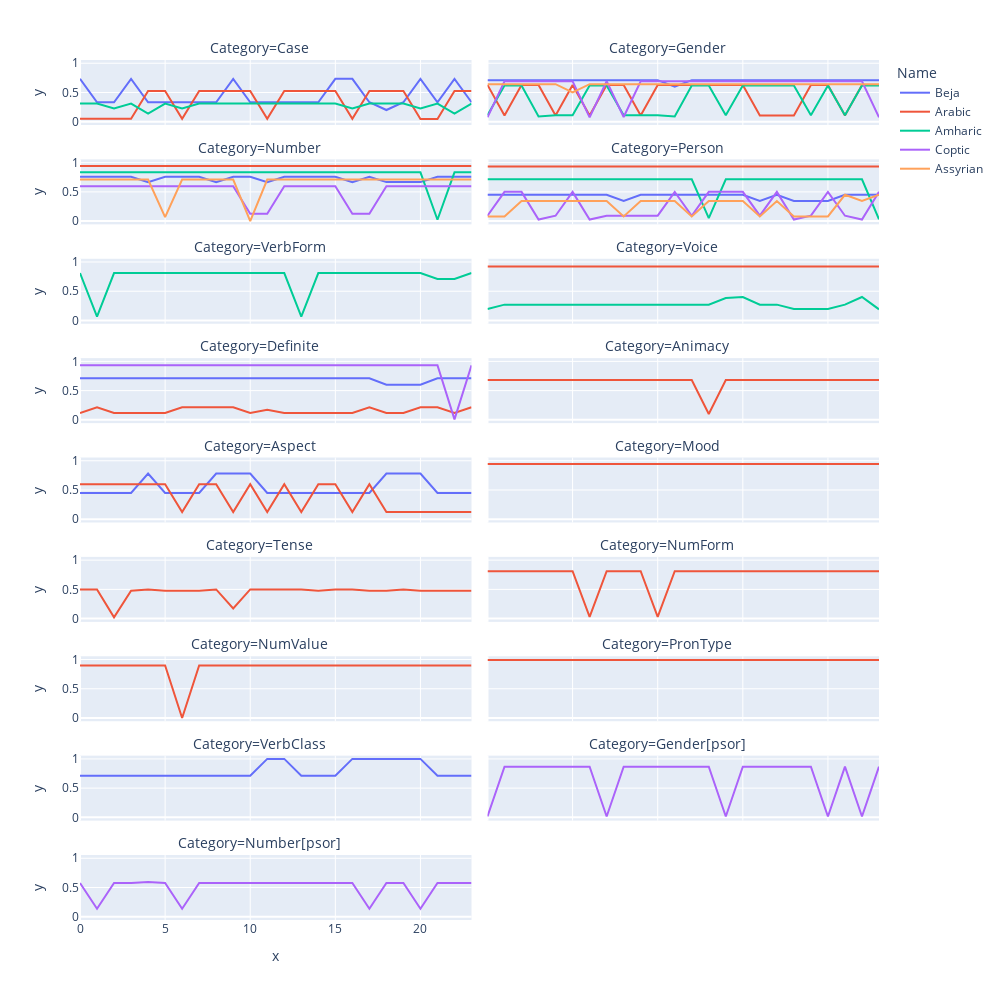

The notebook cell saved with this chart:
### Code cell
def update_output(family):
    df_spec = pd.DataFrame(columns = ['Name', 'x', 'y', 'Category'])
    df_spec2 = pd.DataFrame(columns = ['Name', 'x', 'y', 'Category'])
    new_lst = structure[family]

    for el in new_lst:
        df_temp = df1.loc[df1['Name'].isin([el])]
        frames = [df_spec, df_temp]
        df_spec = pd.concat(frames)

    for cat in df_spec['Category'].unique().tolist():
        a = df_spec.loc[df_spec['Category'].isin([cat])]
        
        if len(a['Name'].unique().tolist()) > 2:
            curves = {}

            for index, raw in df_spec.iterrows():
                if raw['Category'] not in curves.keys():
                    curves[raw['Category']] = {}
                if raw['Name'] not in curves[raw['Category']].keys():
                    curves[raw['Category']][raw['Name']] = []
                point = (raw['x'], raw['y'])
                curves[raw['Category']][raw['Name']].append(point)

            distances = {}
            distances[cat] = {}
            nam_line = list(curves[cat].keys())
            for b in range(len(curves[cat].keys())):
                nam_line_spec = list(curves[cat].keys())
                del nam_line_spec[b]
                line_1 = curves[cat][nam_line[b]]
                lang_1 = nam_line[b]
                for name in nam_line_spec:
                    line_2 = curves[cat][name]
                    lang_2 = name
                    compar_name1 = f'{lang_1}:{lang_2}'
                    compar_name2 = f'{lang_2}:{lang_1}'
                    if compar_name1 and compar_name2 not in distances[cat].keys():
                        distances[cat][compar_name1] = frechet_distance(line_1, line_2)

            distances = dict(sorted(distances[cat].items(), key=lambda x: -x[1]))
            compar_distances = {}
            count = 0
            dist_len = 0.8*len(distances.keys())
            pattern1 = int()
            for k in distances.keys():
                count += 1
                if pattern1 == 0:
                    pattern1 =  1.2*distances[k]
                n_index = k.index(':')
                lang1 = k[0:n_index]
                lang2 = k[n_index+1:]
                if distances[k] <= pattern1:
                    if count <= dist_len:
                        if lang1 not in compar_distances.keys():
                            compar_distances[lang1] = []
                            compar_distances[lang1].append(lang1)
                            compar_distances[lang1].append(lang2)
                        else:
                            compar_distances[lang1].append(lang2)
                        if lang2 not in compar_distances.keys():
                            compar_distances[lang2] = []
                            compar_distances[lang2].append(lang2)
                            compar_distances[lang2].append(lang1)
                        else:
                            compar_distances[lang2].append(lang1)
            compar_distances = dict(sorted(compar_distances.items(), key=lambda item: len(item[1])))
            [last] = collections.deque(compar_distances, maxlen=1)
            need_lang = compar_distances[last]
            
            if len(need_lang) >= 6:
                need_lang = need_lang[:6]

            for el in need_lang:
                b = df_spec2.loc[df_spec2['Category'].isin([cat])]
                b = b['Name'].unique().tolist()
                if el not in b:
                    df_temp = df_spec.loc[df_spec['Name'].isin([el])]
                    df_temp = df_temp.loc[df_temp['Category'].isin([cat])]
                    frames = [df_spec2, df_temp]
                    df_spec2 = pd.concat(frames)
             
        else:
            df_temp = df_spec[df_spec['Category'].isin([cat])]
            frames = [df_spec2, df_temp]
            df_spec2 = pd.concat(frames)


    fig = px.line(df_spec2, x='x', y='y', color='Name', facet_col='Category', facet_col_wrap=2, facet_row_spacing=0.04)
    fig['layout'].update(height=1000, width=1000)
    for annotation in fig['layout']['annotations']: 
        annotation['textangle']= 0
        annotation['x']= annotation['x'] - 0.02
        annotation['y'] += 0.001
        annotation['font']=dict(size = 14)
        
    return fig
update_output('Afro-Asiatic')

### Figure 1 — Plotly figure (JSON) as saved in the notebook; plotly's stock layout.template omitted (floating-point values rounded to 4 significant figures)
{"data": [{"hovertemplate": "Name=Beja<br>Category=Case<br>x=%{x}<br>y=%{y}<extra></extra>", "legendgroup": "Beja", "line": {"color": "#636efa", "dash": "solid"}, "marker": {"symbol": "circle"}, "mode": "lines", "name": "Beja", "orientation": "v", "showlegend": true, "type": "scatter", "x": [0, 1, 2, 3, 4, 5, 6, 7, 8, 9, 10, 11, 12, 13, 14, 15, 16, 17, 18, 19, 20, 21, 22, 23], "xaxis": "x17", "y": [0.733, 0.333, 0.333, 0.733, 0.333, 0.333, 0.333, 0.333, 0.333, 0.733, 0.333, 0.333, 0.333, 0.333, 0.333, 0.733, 0.733, 0.333, 0.2, 0.333, 0.733, 0.333, 0.733, 0.333], "yaxis": "y17"}, {"hovertemplate": "Name=Beja<br>Category=Gender<br>x=%{x}<br>y=%{y}<extra></extra>", "legendgroup": "Beja", "line": {"color": "#636efa", "dash": "solid"}, "marker": {"symbol": "circle"}, "mode": "lines", "name": "Beja", "orientation": "v", "showlegend": false, "type": "scatter", "x": [0, 1, 2, 3, 4, 5, 6, 7, 8, 9, 10, 11, 12, 13, 14, 15, 16, 17, 18, 19, 20, 21, 22, 23], "xaxis": "x18", "y": [0.711, 0.711, 0.711, 0.711, 0.711, 0.711, 0.711, 0.711, 0.711, 0.711, 0.711, 0.6, 0.711, 0.711, 0.711, 0.711, 0.711, 0.711, 0.711, 0.711, 0.711, 0.711, 0.711, 0.711], "yaxis": "y18"}, {"hovertemplate": "Name=Beja<br>Category=Number<br>x=%{x}<br>y=%{y}<extra></extra>", "legendgroup": "Beja", "line": {"color": "#636efa", "dash": "solid"}, "marker": {"symbol": "circle"}, "mode": "lines", "name": "Beja", "orientation": "v", "showlegend": false, "type": "scatter", "x": [0, 1, 2, 3, 4, 5, 6, 7, 8, 9, 10, 11, 12, 13, 14, 15, 16, 17, 18, 19, 20, 21, 22, 23], "xaxis": "x15", "y": [0.758, 0.758, 0.758, 0.758, 0.667, 0.758, 0.758, 0.758, 0.667, 0.758, 0.758, 0.667, 0.758, 0.758, 0.758, 0.758, 0.667, 0.758, 0.667, 0.667, 0.667, 0.758, 0.758, 0.758], "yaxis": "y15"}, {"hovertemplate": "Name=Beja<br>Category=Person<br>x=%{x}<br>y=%{y}<extra></extra>", "legendgroup": "Beja", "line": {"color": "#636efa", "dash": "solid"}, "marker": {"symbol": "circle"}, "mode": "lines", "name": "Beja", "orientation": "v", "showlegend": false, "type": "scatter", "x": [0, 1, 2, 3, 4, 5, 6, 7, 8, 9, 10, 11, 12, 13, 14, 15, 16, 17, 18, 19, 20, 21, 22, 23], "xaxis": "x16", "y": [0.45, 0.45, 0.45, 0.45, 0.45, 0.45, 0.45, 0.45, 0.343, 0.45, 0.45, 0.45, 0.45, 0.45, 0.45, 0.45, 0.343, 0.45, 0.343, 0.343, 0.343, 0.45, 0.45, 0.45], "yaxis": "y16"}, {"hovertemplate": "Name=Beja<br>Category=Definite<br>x=%{x}<br>y=%{y}<extra></extra>", "legendgroup": "Beja", "line": {"color": "#636efa", "dash": "solid"}, "marker": {"symbol": "circle"}, "mode": "lines", "name": "Beja", "orientation": "v", "showlegend": false, "type": "scatter", "x": [0, 1, 2, 3, 4, 5, 6, 7, 8, 9, 10, 11, 12, 13, 14, 15, 16, 17, 18, 19, 20, 21, 22, 23], "xaxis": "x11", "y": [0.711, 0.711, 0.711, 0.711, 0.711, 0.711, 0.711, 0.711, 0.711, 0.711, 0.711, 0.711, 0.711, 0.711, 0.711, 0.711, 0.711, 0.711, 0.6, 0.6, 0.6, 0.711, 0.711, 0.711], "yaxis": "y11"}, {"hovertemplate": "Name=Beja<br>Category=Aspect<br>x=%{x}<br>y=%{y}<extra></extra>", "legendgroup": "Beja", "line": {"color": "#636efa", "dash": "solid"}, "marker": {"symbol": "circle"}, "mode": "lines", "name": "Beja", "orientation": "v", "showlegend": false, "type": "scatter", "x": [0, 1, 2, 3, 4, 5, 6, 7, 8, 9, 10, 11, 12, 13, 14, 15, 16, 17, 18, 19, 20, 21, 22, 23], "xaxis": "x9", "y": [0.45, 0.45, 0.45, 0.45, 0.781, 0.45, 0.45, 0.45, 0.781, 0.781, 0.781, 0.45, 0.45, 0.45, 0.45, 0.45, 0.45, 0.45, 0.781, 0.781, 0.781, 0.45, 0.45, 0.45], "yaxis": "y9"}, {"hovertemplate": "Name=Beja<br>Category=VerbClass<br>x=%{x}<br>y=%{y}<extra></extra>", "legendgroup": "Beja", "line": {"color": "#636efa", "dash": "solid"}, "marker": {"symbol": "circle"}, "mode": "lines", "name": "Beja", "orientation": "v", "showlegend": false, "type": "scatter", "x": [0, 1, 2, 3, 4, 5, 6, 7, 8, 9, 10, 11, 12, 13, 14, 15, 16, 17, 18, 19, 20, 21, 22, 23], "xaxis": "x3", "y": [0.711, 0.711, 0.711, 0.711, 0.711, 0.711, 0.711, 0.711, 0.711, 0.711, 0.711, 1, 1, 0.711, 0.711, 0.711, 1, 1, 1, 1, 1, 0.711, 0.711, 0.711], "yaxis": "y3"}, {"hovertemplate": "Name=Arabic<br>Category=Case<br>x=%{x}<br>y=%{y}<extra></extra>", "legendgroup": "Arabic", "line": {"color": "#EF553B", "dash": "solid"}, "marker": {"symbol": "circle"}, "mode": "lines", "name": "Arabic", "orientation": "v", "showlegend": true, "type": "scatter", "x": [0, 1, 2, 3, 4, 5, 6, 7, 8, 9, 10, 11, 12, 13, 14, 15, 16, 17, 18, 19, 20, 21, 22, 23], "xaxis": "x17", "y": [0.051, 0.048, 0.051, 0.051, 0.524, 0.524, 0.051, 0.524, 0.524, 0.524, 0.524, 0.051, 0.524, 0.524, 0.524, 0.524, 0.051, 0.524, 0.524, 0.524, 0.048, 0.048, 0.524, 0.524], "yaxis": "y17"}, {"hovertemplate": "Name=Arabic<br>Category=Gender<br>x=%{x}<br>y=%{y}<extra></extra>", "legendgroup": "Arabic", "line": {"color": "#EF553B", "dash": "solid"}, "marker": {"symbol": "circle"}, "mode": "lines", "name": "Arabic", "orientation": "v", "showlegend": false, "type": "scatter", "x": [0, 1, 2, 3, 4, 5, 6, 7, 8, 9, 10, 11, 12, 13, 14, 15, 16, 17, 18, 19, 20, 21, 22, 23], "xaxis": "x18", "y": [0.629, 0.108, 0.629, 0.629, 0.108, 0.629, 0.108, 0.629, 0.629, 0.108, 0.629, 0.629, 0.629, 0.629, 0.629, 0.629, 0.108, 0.108, 0.108, 0.629, 0.629, 0.108, 0.628, 0.628], "yaxis": "y18"}, {"hovertemplate": "Name=Arabic<br>Category=Number<br>x=%{x}<br>y=%{y}<extra></extra>", "legendgroup": "Arabic", "line": {"color": "#EF553B", "dash": "solid"}, "marker": {"symbol": "circle"}, "mode": "lines", "name": "Arabic", "orientation": "v", "showlegend": false, "type": "scatter", "x": [0, 1, 2, 3, 4, 5, 6, 7, 8, 9, 10, 11, 12, 13, 14, 15, 16, 17, 18, 19, 20, 21, 22, 23], "xaxis": "x15", "y": [0.942, 0.942, 0.942, 0.942, 0.942, 0.942, 0.942, 0.942, 0.942, 0.942, 0.942, 0.942, 0.942, 0.942, 0.942, 0.942, 0.942, 0.942, 0.942, 0.942, 0.942, 0.942, 0.942, 0.942], "yaxis": "y15"}, {"hovertemplate": "Name=Arabic<br>Category=Person<br>x=%{x}<br>y=%{y}<extra></extra>", "legendgroup": "Arabic", "line": {"color": "#EF553B", "dash": "solid"}, "marker": {"symbol": "circle"}, "mode": "lines", "name": "Arabic", "orientation": "v", "showlegend": false, "type": "scatter", "x": [0, 1, 2, 3, 4, 5, 6, 7, 8, 9, 10, 11, 12, 13, 14, 15, 16, 17, 18, 19, 20, 21, 22, 23], "xaxis": "x16", "y": [0.933, 0.933, 0.933, 0.933, 0.933, 0.933, 0.933, 0.933, 0.933, 0.933, 0.933, 0.933, 0.933, 0.933, 0.933, 0.933, 0.933, 0.933, 0.933, 0.933, 0.933, 0.933, 0.933, 0.933], "yaxis": "y16"}, {"hovertemplate": "Name=Arabic<br>Category=Voice<br>x=%{x}<br>y=%{y}<extra></extra>", "legendgroup": "Arabic", "line": {"color": "#EF553B", "dash": "solid"}, "marker": {"symbol": "circle"}, "mode": "lines", "name": "Arabic", "orientation": "v", "showlegend": false, "type": "scatter", "x": [0, 1, 2, 3, 4, 5, 6, 7, 8, 9, 10, 11, 12, 13, 14, 15, 16, 17, 18, 19, 20, 21, 22, 23], "xaxis": "x14", "y": [0.924, 0.924, 0.924, 0.924, 0.924, 0.924, 0.924, 0.924, 0.924, 0.924, 0.924, 0.924, 0.924, 0.924, 0.924, 0.924, 0.924, 0.924, 0.924, 0.924, 0.924, 0.924, 0.924, 0.924], "yaxis": "y14"}, {"hovertemplate": "Name=Arabic<br>Category=Definite<br>x=%{x}<br>y=%{y}<extra></extra>", "legendgroup": "Arabic", "line": {"color": "#EF553B", "dash": "solid"}, "marker": {"symbol": "circle"}, "mode": "lines", "name": "Arabic", "orientation": "v", "showlegend": false, "type": "scatter", "x": [0, 1, 2, 3, 4, 5, 6, 7, 8, 9, 10, 11, 12, 13, 14, 15, 16, 17, 18, 19, 20, 21, 22, 23], "xaxis": "x11", "y": [0.118, 0.216, 0.118, 0.118, 0.118, 0.118, 0.216, 0.216, 0.216, 0.216, 0.118, 0.174, 0.118, 0.118, 0.118, 0.118, 0.118, 0.216, 0.118, 0.118, 0.216, 0.216, 0.117, 0.216], "yaxis": "y11"}, {"hovertemplate": "Name=Arabic<br>Category=Animacy<br>x=%{x}<br>y=%{y}<extra></extra>", "legendgroup": "Arabic", "line": {"color": "#EF553B", "dash": "solid"}, "marker": {"symbol": "circle"}, "mode": "lines", "name": "Arabic", "orientation": "v", "showlegend": false, "type": "scatter", "x": [0, 1, 2, 3, 4, 5, 6, 7, 8, 9, 10, 11, 12, 13, 14, 15, 16, 17, 18, 19, 20, 21, 22, 23], "xaxis": "x12", "y": [0.681, 0.681, 0.681, 0.681, 0.681, 0.681, 0.681, 0.681, 0.681, 0.681, 0.681, 0.681, 0.681, 0.101, 0.681, 0.681, 0.681, 0.681, 0.681, 0.681, 0.681, 0.681, 0.681, 0.681], "yaxis": "y12"}, {"hovertemplate": "Name=Arabic<br>Category=Aspect<br>x=%{x}<br>y=%{y}<extra></extra>", "legendgroup": "Arabic", "line": {"color": "#EF553B", "dash": "solid"}, "marker": {"symbol": "circle"}, "mode": "lines", "name": "Arabic", "orientation": "v", "showlegend": false, "type": "scatter", "x": [0, 1, 2, 3, 4, 5, 6, 7, 8, 9, 10, 11, 12, 13, 14, 15, 16, 17, 18, 19, 20, 21, 22, 23], "xaxis": "x9", "y": [0.6, 0.6, 0.6, 0.6, 0.6, 0.6, 0.124, 0.6, 0.6, 0.124, 0.6, 0.124, 0.6, 0.124, 0.6, 0.6, 0.124, 0.6, 0.124, 0.124, 0.124, 0.124, 0.124, 0.124], "yaxis": "y9"}, {"hovertemplate": "Name=Arabic<br>Category=Mood<br>x=%{x}<br>y=%{y}<extra></extra>", "legendgroup": "Arabic", "line": {"color": "#EF553B", "dash": "solid"}, "marker": {"symbol": "circle"}, "mode": "lines", "name": "Arabic", "orientation": "v", "showlegend": false, "type": "scatter", "x": [0, 1, 2, 3, 4, 5, 6, 7, 8, 9, 10, 11, 12, 13, 14, 15, 16, 17, 18, 19, 20, 21, 22, 23], "xaxis": "x10", "y": [0.945, 0.945, 0.945, 0.945, 0.945, 0.945, 0.945, 0.945, 0.945, 0.945, 0.945, 0.945, 0.945, 0.945, 0.945, 0.945, 0.945, 0.945, 0.945, 0.945, 0.945, 0.945, 0.945, 0.945], "yaxis": "y10"}, {"hovertemplate": "Name=Arabic<br>Category=Tense<br>x=%{x}<br>y=%{y}<extra></extra>", "legendgroup": "Arabic", "line": {"color": "#EF553B", "dash": "solid"}, "marker": {"symbol": "circle"}, "mode": "lines", "name": "Arabic", "orientation": "v", "showlegend": false, "type": "scatter", "x": [0, 1, 2, 3, 4, 5, 6, 7, 8, 9, 10, 11, 12, 13, 14, 15, 16, 17, 18, 19, 20, 21, 22, 23], "xaxis": "x7", "y": [0.499, 0.499, 0.022, 0.476, 0.499, 0.476, 0.476, 0.476, 0.499, 0.175, 0.499, 0.499, 0.499, 0.499, 0.476, 0.499, 0.499, 0.476, 0.476, 0.499, 0.476, 0.476, 0.476, 0.476], "yaxis": "y7"}, {"hovertemplate": "Name=Arabic<br>Category=NumForm<br>x=%{x}<br>y=%{y}<extra></extra>", "legendgroup": "Arabic", "line": {"color": "#EF553B", "dash": "solid"}, "marker": {"symbol": "circle"}, "mode": "lines", "name": "Arabic", "orientation": "v", "showlegend": false, "type": "scatter", "x": [0, 1, 2, 3, 4, 5, 6, 7, 8, 9, 10, 11, 12, 13, 14, 15, 16, 17, 18, 19, 20, 21, 22, 23], "xaxis": "x8", "y": [0.812, 0.812, 0.812, 0.812, 0.812, 0.812, 0.029, 0.812, 0.812, 0.812, 0.029, 0.812, 0.812, 0.812, 0.812, 0.812, 0.812, 0.812, 0.812, 0.812, 0.812, 0.812, 0.812, 0.812], "yaxis": "y8"}, {"hovertemplate": "Name=Arabic<br>Category=NumValue<br>x=%{x}<br>y=%{y}<extra></extra>", "legendgroup": "Arabic", "line": {"color": "#EF553B", "dash": "solid"}, "marker": {"symbol": "circle"}, "mode": "lines", "name": "Arabic", "orientation": "v", "showlegend": false, "type": "scatter", "x": [0, 1, 2, 3, 4, 5, 6, 7, 8, 9, 10, 11, 12, 13, 14, 15, 16, 17, 18, 19, 20, 21, 22, 23], "xaxis": "x5", "y": [0.897, 0.897, 0.897, 0.897, 0.897, 0.897, 0, 0.897, 0.897, 0.897, 0.897, 0.897, 0.897, 0.897, 0.897, 0.897, 0.897, 0.897, 0.897, 0.897, 0.897, 0.897, 0.897, 0.897], "yaxis": "y5"}, {"hovertemplate": "Name=Arabic<br>Category=PronType<br>x=%{x}<br>y=%{y}<extra></extra>", "legendgroup": "Arabic", "line": {"color": "#EF553B", "dash": "solid"}, "marker": {"symbol": "circle"}, "mode": "lines", "name": "Arabic", "orientation": "v", "showlegend": false, "type": "scatter", "x": [0, 1, 2, 3, 4, 5, 6, 7, 8, 9, 10, 11, 12, 13, 14, 15, 16, 17, 18, 19, 20, 21, 22, 23], "xaxis": "x6", "y": [0.991, 0.991, 0.991, 0.991, 0.991, 0.991, 0.991, 0.991, 0.991, 0.991, 0.991, 0.991, 0.991, 0.991, 0.991, 0.991, 0.991, 0.991, 0.991, 0.991, 0.991, 0.991, 0.991, 0.991], "yaxis": "y6"}, {"hovertemplate": "Name=Amharic<br>Category=Case<br>x=%{x}<br>y=%{y}<extra></extra>", "legendgroup": "Amharic", "line": {"color": "#00cc96", "dash": "solid"}, "marker": {"symbol": "circle"}, "mode": "lines", "name": "Amharic", "orientation": "v", "showlegend": true, "type": "scatter", "x": [0, 1, 2, 3, 4, 5, 6, 7, 8, 9, 10, 11, 12, 13, 14, 15, 16, 17, 18, 19, 20, 21, 22, 23], "xaxis": "x17", "y": [0.31, 0.31, 0.229, 0.31, 0.138, 0.31, 0.229, 0.31, 0.31, 0.31, 0.31, 0.31, 0.31, 0.31, 0.31, 0.31, 0.229, 0.31, 0.31, 0.31, 0.229, 0.31, 0.138, 0.31], "yaxis": "y17"}, {"hovertemplate": "Name=Amharic<br>Category=Gender<br>x=%{x}<br>y=%{y}<extra></extra>", "legendgroup": "Amharic", "line": {"color": "#00cc96", "dash": "solid"}, "marker": {"symbol": "circle"}, "mode": "lines", "name": "Amharic", "orientation": "v", "showlegend": false, "type": "scatter", "x": [0, 1, 2, 3, 4, 5, 6, 7, 8, 9, 10, 11, 12, 13, 14, 15, 16, 17, 18, 19, 20, 21, 22, 23], "xaxis": "x18", "y": [0.112, 0.618, 0.618, 0.091, 0.112, 0.112, 0.618, 0.618, 0.112, 0.112, 0.112, 0.091, 0.618, 0.618, 0.112, 0.618, 0.618, 0.618, 0.618, 0.112, 0.618, 0.112, 0.618, 0.618], "yaxis": "y18"}, {"hovertemplate": "Name=Amharic<br>Category=Number<br>x=%{x}<br>y=%{y}<extra></extra>", "legendgroup": "Amharic", "line": {"color": "#00cc96", "dash": "solid"}, "marker": {"symbol": "circle"}, "mode": "lines", "name": "Amharic", "orientation": "v", "showlegend": false, "type": "scatter", "x": [0, 1, 2, 3, 4, 5, 6, 7, 8, 9, 10, 11, 12, 13, 14, 15, 16, 17, 18, 19, 20, 21, 22, 23], "xaxis": "x15", "y": [0.834, 0.834, 0.834, 0.834, 0.834, 0.834, 0.834, 0.834, 0.834, 0.834, 0.834, 0.834, 0.834, 0.834, 0.834, 0.834, 0.834, 0.834, 0.834, 0.834, 0.834, 0.023, 0.834, 0.834], "yaxis": "y15"}, {"hovertemplate": "Name=Amharic<br>Category=Person<br>x=%{x}<br>y=%{y}<extra></extra>", "legendgroup": "Amharic", "line": {"color": "#00cc96", "dash": "solid"}, "marker": {"symbol": "circle"}, "mode": "lines", "name": "Amharic", "orientation": "v", "showlegend": false, "type": "scatter", "x": [0, 1, 2, 3, 4, 5, 6, 7, 8, 9, 10, 11, 12, 13, 14, 15, 16, 17, 18, 19, 20, 21, 22, 23], "xaxis": "x16", "y": [0.714, 0.714, 0.714, 0.714, 0.714, 0.714, 0.714, 0.714, 0.714, 0.714, 0.714, 0.714, 0.714, 0.05, 0.714, 0.714, 0.714, 0.714, 0.714, 0.714, 0.714, 0.714, 0.714, 0.031], "yaxis": "y16"}, {"hovertemplate": "Name=Amharic<br>Category=VerbForm<br>x=%{x}<br>y=%{y}<extra></extra>", "legendgroup": "Amharic", "line": {"color": "#00cc96", "dash": "solid"}, "marker": {"symbol": "circle"}, "mode": "lines", "name": "Amharic", "orientation": "v", "showlegend": false, "type": "scatter", "x": [0, 1, 2, 3, 4, 5, 6, 7, 8, 9, 10, 11, 12, 13, 14, 15, 16, 17, 18, 19, 20, 21, 22, 23], "xaxis": "x13", "y": [0.811, 0.067, 0.811, 0.811, 0.811, 0.811, 0.811, 0.811, 0.811, 0.811, 0.811, 0.811, 0.811, 0.067, 0.811, 0.811, 0.811, 0.811, 0.811, 0.811, 0.811, 0.711, 0.711, 0.811], "yaxis": "y13"}, {"hovertemplate": "Name=Amharic<br>Category=Voice<br>x=%{x}<br>y=%{y}<extra></extra>", "legendgroup": "Amharic", "line": {"color": "#00cc96", "dash": "solid"}, "marker": {"symbol": "circle"}, "mode": "lines", "name": "Amharic", "orientation": "v", "showlegend": false, "type": "scatter", "x": [0, 1, 2, 3, 4, 5, 6, 7, 8, 9, 10, 11, 12, 13, 14, 15, 16, 17, 18, 19, 20, 21, 22, 23], "xaxis": "x14", "y": [0.196, 0.271, 0.271, 0.271, 0.271, 0.271, 0.271, 0.271, 0.271, 0.271, 0.271, 0.271, 0.271, 0.271, 0.383, 0.402, 0.271, 0.271, 0.196, 0.196, 0.196, 0.271, 0.402, 0.191], "yaxis": "y14"}, {"hovertemplate": "Name=Coptic<br>Category=Gender<br>x=%{x}<br>y=%{y}<extra></extra>", "legendgroup": "Coptic", "line": {"color": "#ab63fa", "dash": "solid"}, "marker": {"symbol": "circle"}, "mode": "lines", "name": "Coptic", "orientation": "v", "showlegend": true, "type": "scatter", "x": [0, 1, 2, 3, 4, 5, 6, 7, 8, 9, 10, 11, 12, 13, 14, 15, 16, 17, 18, 19, 20, 21, 22, 23], "xaxis": "x18", "y": [0.075, 0.692, 0.692, 0.692, 0.692, 0.692, 0.075, 0.692, 0.081, 0.692, 0.692, 0.692, 0.692, 0.692, 0.692, 0.692, 0.692, 0.692, 0.692, 0.692, 0.692, 0.692, 0.692, 0.075], "yaxis": "y18"}, {"hovertemplate": "Name=Coptic<br>Category=Number<br>x=%{x}<br>y=%{y}<extra></extra>", "legendgroup": "Coptic", "line": {"color": "#ab63fa", "dash": "solid"}, "marker": {"symbol": "circle"}, "mode": "lines", "name": "Coptic", "orientation": "v", "showlegend": false, "type": "scatter", "x": [0, 1, 2, 3, 4, 5, 6, 7, 8, 9, 10, 11, 12, 13, 14, 15, 16, 17, 18, 19, 20, 21, 22, 23], "xaxis": "x15", "y": [0.595, 0.595, 0.595, 0.595, 0.595, 0.595, 0.595, 0.595, 0.595, 0.595, 0.127, 0.127, 0.595, 0.595, 0.595, 0.595, 0.127, 0.127, 0.595, 0.595, 0.595, 0.595, 0.595, 0.595], "yaxis": "y15"}, {"hovertemplate": "Name=Coptic<br>Category=Person<br>x=%{x}<br>y=%{y}<extra></extra>", "legendgroup": "Coptic", "line": {"color": "#ab63fa", "dash": "solid"}, "marker": {"symbol": "circle"}, "mode": "lines", "name": "Coptic", "orientation": "v", "showlegend": false, "type": "scatter", "x": [0, 1, 2, 3, 4, 5, 6, 7, 8, 9, 10, 11, 12, 13, 14, 15, 16, 17, 18, 19, 20, 21, 22, 23], "xaxis": "x16", "y": [0.092, 0.5, 0.5, 0.026, 0.092, 0.5, 0.026, 0.092, 0.093, 0.093, 0.093, 0.5, 0.092, 0.5, 0.5, 0.5, 0.093, 0.5, 0.026, 0.093, 0.5, 0.092, 0.026, 0.5], "yaxis": "y16"}, {"hovertemplate": "Name=Coptic<br>Category=Definite<br>x=%{x}<br>y=%{y}<extra></extra>", "legendgroup": "Coptic", "line": {"color": "#ab63fa", "dash": "solid"}, "marker": {"symbol": "circle"}, "mode": "lines", "name": "Coptic", "orientation": "v", "showlegend": false, "type": "scatter", "x": [0, 1, 2, 3, 4, 5, 6, 7, 8, 9, 10, 11, 12, 13, 14, 15, 16, 17, 18, 19, 20, 21, 22, 23], "xaxis": "x11", "y": [0.933, 0.933, 0.933, 0.933, 0.933, 0.933, 0.933, 0.933, 0.933, 0.933, 0.933, 0.933, 0.933, 0.933, 0.933, 0.933, 0.933, 0.933, 0.933, 0.933, 0.933, 0.933, 0.009, 0.933], "yaxis": "y11"}, {"hovertemplate": "Name=Coptic<br>Category=Gender[psor]<br>x=%{x}<br>y=%{y}<extra></extra>", "legendgroup": "Coptic", "line": {"color": "#ab63fa", "dash": "solid"}, "marker": {"symbol": "circle"}, "mode": "lines", "name": "Coptic", "orientation": "v", "showlegend": false, "type": "scatter", "x": [0, 1, 2, 3, 4, 5, 6, 7, 8, 9, 10, 11, 12, 13, 14, 15, 16, 17, 18, 19, 20, 21, 22, 23], "xaxis": "x4", "y": [0.015, 0.867, 0.867, 0.867, 0.867, 0.867, 0.867, 0.015, 0.867, 0.867, 0.867, 0.867, 0.867, 0.867, 0.015, 0.867, 0.867, 0.867, 0.867, 0.867, 0.015, 0.867, 0.015, 0.867], "yaxis": "y4"}, {"hovertemplate": "Name=Coptic<br>Category=Number[psor]<br>x=%{x}<br>y=%{y}<extra></extra>", "legendgroup": "Coptic", "line": {"color": "#ab63fa", "dash": "solid"}, "marker": {"symbol": "circle"}, "mode": "lines", "name": "Coptic", "orientation": "v", "showlegend": false, "type": "scatter", "x": [0, 1, 2, 3, 4, 5, 6, 7, 8, 9, 10, 11, 12, 13, 14, 15, 16, 17, 18, 19, 20, 21, 22, 23], "xaxis": "x", "y": [0.577, 0.138, 0.577, 0.577, 0.593, 0.577, 0.138, 0.577, 0.577, 0.577, 0.577, 0.577, 0.577, 0.577, 0.577, 0.577, 0.577, 0.138, 0.577, 0.577, 0.138, 0.577, 0.577, 0.577], "yaxis": "y"}, {"hovertemplate": "Name=Assyrian<br>Category=Gender<br>x=%{x}<br>y=%{y}<extra></extra>", "legendgroup": "Assyrian", "line": {"color": "#FFA15A", "dash": "solid"}, "marker": {"symbol": "circle"}, "mode": "lines", "name": "Assyrian", "orientation": "v", "showlegend": true, "type": "scatter", "x": [0, 1, 2, 3, 4, 5, 6, 7, 8, 9, 10, 11, 12, 13, 14, 15, 16, 17, 18, 19, 20, 21, 22, 23], "xaxis": "x18", "y": [0.643, 0.643, 0.643, 0.643, 0.643, 0.5, 0.643, 0.643, 0.643, 0.643, 0.643, 0.643, 0.643, 0.643, 0.643, 0.643, 0.643, 0.643, 0.643, 0.643, 0.643, 0.643, 0.643, 0.643], "yaxis": "y18"}, {"hovertemplate": "Name=Assyrian<br>Category=Number<br>x=%{x}<br>y=%{y}<extra></extra>", "legendgroup": "Assyrian", "line": {"color": "#FFA15A", "dash": "solid"}, "marker": {"symbol": "circle"}, "mode": "lines", "name": "Assyrian", "orientation": "v", "showlegend": false, "type": "scatter", "x": [0, 1, 2, 3, 4, 5, 6, 7, 8, 9, 10, 11, 12, 13, 14, 15, 16, 17, 18, 19, 20, 21, 22, 23], "xaxis": "x15", "y": [0.711, 0.711, 0.711, 0.711, 0.711, 0.067, 0.711, 0.711, 0.711, 0.711, 0, 0.711, 0.711, 0.711, 0.711, 0.711, 0.711, 0.711, 0.711, 0.711, 0.711, 0.711, 0.711, 0.711], "yaxis": "y15"}, {"hovertemplate": "Name=Assyrian<br>Category=Person<br>x=%{x}<br>y=%{y}<extra></extra>", "legendgroup": "Assyrian", "line": {"color": "#FFA15A", "dash": "solid"}, "marker": {"symbol": "circle"}, "mode": "lines", "name": "Assyrian", "orientation": "v", "showlegend": false, "type": "scatter", "x": [0, 1, 2, 3, 4, 5, 6, 7, 8, 9, 10, 11, 12, 13, 14, 15, 16, 17, 18, 19, 20, 21, 22, 23], "xaxis": "x16", "y": [0.08, 0.08, 0.343, 0.343, 0.343, 0.343, 0.343, 0.343, 0.08, 0.343, 0.343, 0.343, 0.08, 0.343, 0.343, 0.343, 0.08, 0.343, 0.08, 0.08, 0.08, 0.45, 0.343, 0.45], "yaxis": "y16"}], "layout": {"annotations": [{"font": {"size": 14}, "showarrow": false, "text": "Category=Number[psor]", "textangle": 0, "x": 0.225, "xanchor": "center", "xref": "paper", "y": 0.07656, "yanchor": "bottom", "yref": "paper"}, {"font": {"size": 14}, "showarrow": false, "text": "Category=VerbClass", "textangle": 0, "x": 0.225, "xanchor": "center", "xref": "paper", "y": 0.1921, "yanchor": "bottom", "yref": "paper"}, {"font": {"size": 14}, "showarrow": false, "text": "Category=Gender[psor]", "textangle": 0, "x": 0.735, "xanchor": "center", "xref": "paper", "y": 0.1921, "yanchor": "bottom", "yref": "paper"}, {"font": {"size": 14}, "showarrow": false, "text": "Category=NumValue", "textangle": 0, "x": 0.225, "xanchor": "center", "xref": "paper", "y": 0.3077, "yanchor": "bottom", "yref": "paper"}, {"font": {"size": 14}, "showarrow": false, "text": "Category=PronType", "textangle": 0, "x": 0.735, "xanchor": "center", "xref": "paper", "y": 0.3077, "yanchor": "bottom", "yref": "paper"}, {"font": {"size": 14}, "showarrow": false, "text": "Category=Tense", "textangle": 0, "x": 0.225, "xanchor": "center", "xref": "paper", "y": 0.4232, "yanchor": "bottom", "yref": "paper"}, {"font": {"size": 14}, "showarrow": false, "text": "Category=NumForm", "textangle": 0, "x": 0.735, "xanchor": "center", "xref": "paper", "y": 0.4232, "yanchor": "bottom", "yref": "paper"}, {"font": {"size": 14}, "showarrow": false, "text": "Category=Aspect", "textangle": 0, "x": 0.225, "xanchor": "center", "xref": "paper", "y": 0.5388, "yanchor": "bottom", "yref": "paper"}, {"font": {"size": 14}, "showarrow": false, "text": "Category=Mood", "textangle": 0, "x": 0.735, "xanchor": "center", "xref": "paper", "y": 0.5388, "yanchor": "bottom", "yref": "paper"}, {"font": {"size": 14}, "showarrow": false, "text": "Category=Definite", "textangle": 0, "x": 0.225, "xanchor": "center", "xref": "paper", "y": 0.6543, "yanchor": "bottom", "yref": "paper"}, {"font": {"size": 14}, "showarrow": false, "text": "Category=Animacy", "textangle": 0, "x": 0.735, "xanchor": "center", "xref": "paper", "y": 0.6543, "yanchor": "bottom", "yref": "paper"}, {"font": {"size": 14}, "showarrow": false, "text": "Category=VerbForm", "textangle": 0, "x": 0.225, "xanchor": "center", "xref": "paper", "y": 0.7699, "yanchor": "bottom", "yref": "paper"}, {"font": {"size": 14}, "showarrow": false, "text": "Category=Voice", "textangle": 0, "x": 0.735, "xanchor": "center", "xref": "paper", "y": 0.7699, "yanchor": "bottom", "yref": "paper"}, {"font": {"size": 14}, "showarrow": false, "text": "Category=Number", "textangle": 0, "x": 0.225, "xanchor": "center", "xref": "paper", "y": 0.8854, "yanchor": "bottom", "yref": "paper"}, {"font": {"size": 14}, "showarrow": false, "text": "Category=Person", "textangle": 0, "x": 0.735, "xanchor": "center", "xref": "paper", "y": 0.8854, "yanchor": "bottom", "yref": "paper"}, {"font": {"size": 14}, "showarrow": false, "text": "Category=Case", "textangle": 0, "x": 0.225, "xanchor": "center", "xref": "paper", "y": 1.001, "yanchor": "bottom", "yref": "paper"}, {"font": {"size": 14}, "showarrow": false, "text": "Category=Gender", "textangle": 0, "x": 0.735, "xanchor": "center", "xref": "paper", "y": 1.001, "yanchor": "bottom", "yref": "paper"}], "height": 1000, "legend": {"title": {"text": "Name"}, "tracegroupgap": 0}, "margin": {"t": 60}, "width": 1000, "xaxis": {"anchor": "y", "domain": [0, 0.49], "title": {"text": "x"}}, "xaxis10": {"anchor": "y10", "domain": [0.51, 1], "matches": "x", "showticklabels": false}, "xaxis11": {"anchor": "y11", "domain": [0, 0.49], "matches": "x", "showticklabels": false}, "xaxis12": {"anchor": "y12", "domain": [0.51, 1], "matches": "x", "showticklabels": false}, "xaxis13": {"anchor": "y13", "domain": [0, 0.49], "matches": "x", "showticklabels": false}, "xaxis14": {"anchor": "y14", "domain": [0.51, 1], "matches": "x", "showticklabels": false}, "xaxis15": {"anchor": "y15", "domain": [0, 0.49], "matches": "x", "showticklabels": false}, "xaxis16": {"anchor": "y16", "domain": [0.51, 1], "matches": "x", "showticklabels": false}, "xaxis17": {"anchor": "y17", "domain": [0, 0.49], "matches": "x", "showticklabels": false}, "xaxis18": {"anchor": "y18", "domain": [0.51, 1], "matches": "x", "showticklabels": false}, "xaxis2": {"anchor": "y2", "domain": [0.51, 1], "matches": "x", "title": {"text": "x"}}, "xaxis3": {"anchor": "y3", "domain": [0, 0.49], "matches": "x", "showticklabels": false}, "xaxis4": {"anchor": "y4", "domain": [0.51, 1], "matches": "x", "showticklabels": false}, "xaxis5": {"anchor": "y5", "domain": [0, 0.49], "matches": "x", "showticklabels": false}, "xaxis6": {"anchor": "y6", "domain": [0.51, 1], "matches": "x", "showticklabels": false}, "xaxis7": {"anchor": "y7", "domain": [0, 0.49], "matches": "x", "showticklabels": false}, "xaxis8": {"anchor": "y8", "domain": [0.51, 1], "matches": "x", "showticklabels": false}, "xaxis9": {"anchor": "y9", "domain": [0, 0.49], "matches": "x", "showticklabels": false}, "yaxis": {"anchor": "x", "domain": [0, 0.07556], "title": {"text": "y"}}, "yaxis10": {"anchor": "x10", "domain": [0.4622, 0.5378], "matches": "y", "showticklabels": false}, "yaxis11": {"anchor": "x11", "domain": [0.5778, 0.6533], "matches": "y", "title": {"text": "y"}}, "yaxis12": {"anchor": "x12", "domain": [0.5778, 0.6533], "matches": "y", "showticklabels": false}, "yaxis13": {"anchor": "x13", "domain": [0.6933, 0.7689], "matches": "y", "title": {"text": "y"}}, "yaxis14": {"anchor": "x14", "domain": [0.6933, 0.7689], "matches": "y", "showticklabels": false}, "yaxis15": {"anchor": "x15", "domain": [0.8089, 0.8844], "matches": "y", "title": {"text": "y"}}, "yaxis16": {"anchor": "x16", "domain": [0.8089, 0.8844], "matches": "y", "showticklabels": false}, "yaxis17": {"anchor": "x17", "domain": [0.9244, 1], "matches": "y", "title": {"text": "y"}}, "yaxis18": {"anchor": "x18", "domain": [0.9244, 1], "matches": "y", "showticklabels": false}, "yaxis2": {"anchor": "x2", "domain": [0, 0.07556], "matches": "y", "showticklabels": false}, "yaxis3": {"anchor": "x3", "domain": [0.1156, 0.1911], "matches": "y", "title": {"text": "y"}}, "yaxis4": {"anchor": "x4", "domain": [0.1156, 0.1911], "matches": "y", "showticklabels": false}, "yaxis5": {"anchor": "x5", "domain": [0.2311, 0.3067], "matches": "y", "title": {"text": "y"}}, "yaxis6": {"anchor": "x6", "domain": [0.2311, 0.3067], "matches": "y", "showticklabels": false}, "yaxis7": {"anchor": "x7", "domain": [0.3467, 0.4222], "matches": "y", "title": {"text": "y"}}, "yaxis8": {"anchor": "x8", "domain": [0.3467, 0.4222], "matches": "y", "showticklabels": false}, "yaxis9": {"anchor": "x9", "domain": [0.4622, 0.5378], "matches": "y", "title": {"text": "y"}}}}
